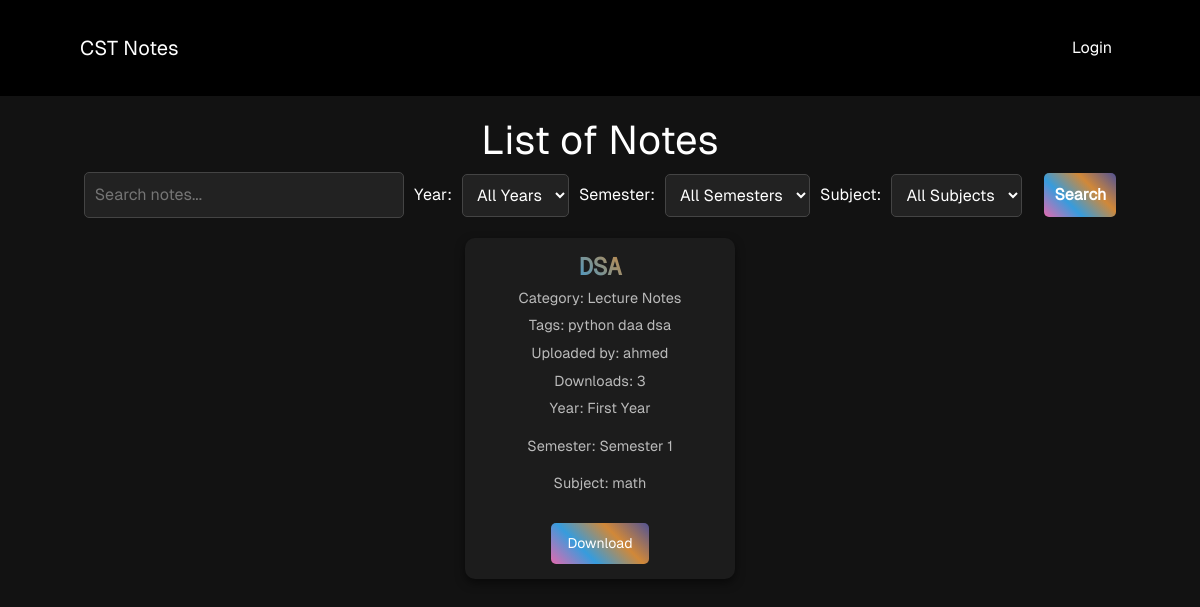
Page /notes/ on the earlier database version.
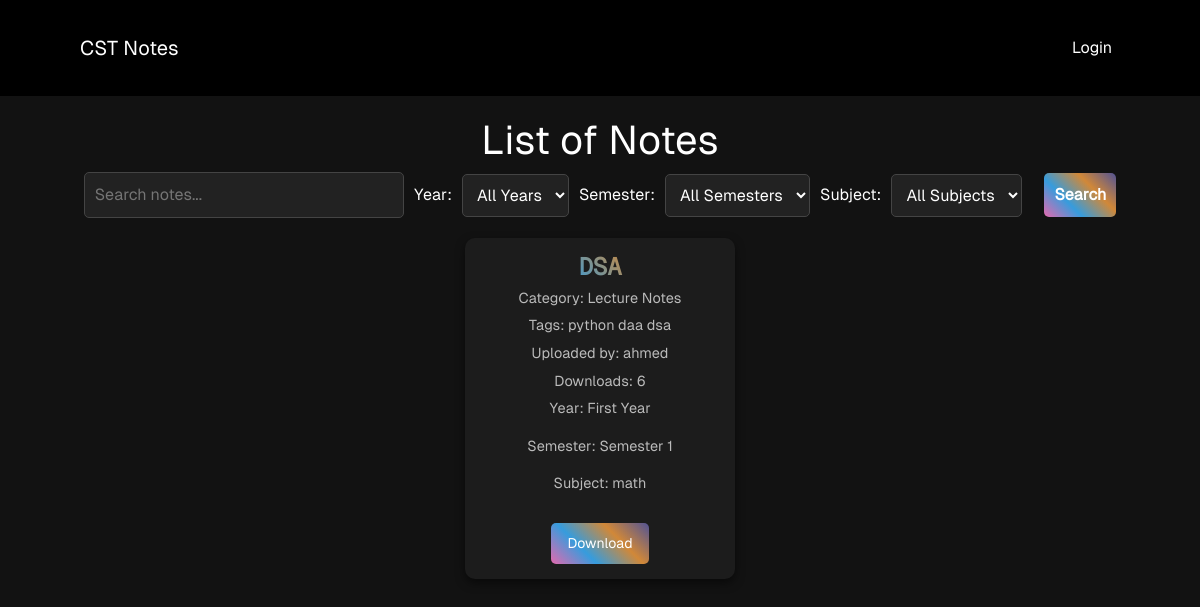
Same page on the later database version.
### notes/models.py (models this page shows, shortened)
class Note(models.Model):
    title = models.CharField(max_length=255)
    file = models.FileField(upload_to='notes/')
    uploaded_at = models.DateTimeField(auto_now_add=True)
    uploaded_by = models.ForeignKey(User, on_delete=models.CASCADE, null=True, blank=True)
    category = models.CharField(max_length=100, blank=True, null=True)
    tags = TaggableManager()
    download_count = models.IntegerField(default=0)
    status = models.CharField(max_length=20, default='pending')
    YEAR_CHOICES = [('1', 'First Year'), ('2', 'Second Year'), ('3', 'Third Year'), ('4', 'Fourth Year')]
    SEMESTER_CHOICES = [('1', 'Semester 1'), ('2', 'Semester 2')]
    year = models.CharField(max_length=1, choices=YEAR_CHOICES, default='1')
    semester = models.CharField(max_length=1, choices=SEMESTER_CHOICES, default='1')
    subject = models.CharField(max_length=50, blank=True, null=True)

### notes/views.py (the view)
# urls.py: path('notes/', views.notes_list, name='notes'),
def notes_list(request):
    query = request.GET.get('q')
    year = request.GET.get('year')
    semester = request.GET.get('semester')
    subject = request.GET.get('subject')
    notes = Note.objects.all()
    if query:
        notes = notes.filter(
            Q(title__icontains=query) | Q(category__icontains=query) | Q(tags__name__icontains=query)
        ).distinct()
    if year:
        notes = notes.filter(year=year)
    if semester:
        notes = notes.filter(semester=semester)
    if subject:
        notes = notes.filter(subject=subject)
    return render(request, 'notes/notes.html', {'notes': notes, 'query': query, 'year': year, 'semester': semester})

### notes/templates/notes/notes.html (shortened to what this page needs)
<!DOCTYPE html>
<html lang="en">
<head>
    {% load static %}
    <link href="https://cdn.jsdelivr.net/npm/bootstrap@5.3.0/dist/css/bootstrap.min.css" rel="stylesheet">
    <link rel="stylesheet" href="{% static 'css/notes.css' %}">
</head>
<body>
    <nav class="navbar navbar-expand-lg navbar-dark bg-dark">
        <div class="container">
            <a class="navbar-brand" href="{% url 'home' %}">CST Notes</a>
            <div class="collapse navbar-collapse" id="navbarNav">
                <ul class="navbar-nav ms-auto">
                    {% if user.is_authenticated %}
                        {% if user.is_staff %}
                            <li class="nav-item">
                                <a class="nav-link" href="{% url 'note_upload' %}">Upload Note</a>
                            </li>
                            <li class="nav-item">
                                <a class="nav-link" href="{% url 'admin:index' %}">Admin Panel</a>
                            </li>
                        {% endif %}
                        <li class="nav-item">
                            <a class="nav-link" href="{% url 'custom_logout' %}">Logout</a>
                        </li>
                    {% else %}
                        <li class="nav-item">
                            <a class="nav-link" href="{% url 'staff_login' %}">Login</a>
                        </li>
                    {% endif %}
                </ul>
            </div>
        </div>
    </nav>
    <div class="container">
        <h1>List of Notes</h1>
        <form method="get" action="{% url 'notes' %}" class="search-form">
            <input type="text" name="q" placeholder="Search notes..." value="{{ query|default:'' }}">
            <label for="year">Year:</label>
            <select name="year" id="year">
                <option value="">All Years</option>
            </select>
            <label for="semester">Semester:</label>
            <select name="semester" id="semester">
                <option value="">All Semesters</option>
            </select>
            <label for="subject">Subject:</label>
            <select name="subject" id="subject">
                <option value="">All Subjects</option>
            </select>
            <button type="submit">Search</button>
        </form>
        <div class="notes-grid">
            {% for note in notes %}
            <div class="note-card">
                <div class="card-content">
                    <h2 class="note-title">{{ note.title }}</h2>
                    <p class="note-category">Category: {{ note.category }}</p>
                    <p class="note-tags">Tags: {% for tag in note.tags.all %} {{ tag.name }} {% endfor %}</p>
                    <p class="uploaded-by">Uploaded by: {{ note.uploaded_by }}</p>
                    <p class="download-count">Downloads: {{ note.download_count }}</p>
                    <p class="note-year">Year: {{ note.get_year_display }}</p>
                    <p class="note-semester">Semester: {{ note.get_semester_display }}</p>
                    <p class="note-subject">Subject: {{ note.subject }}</p>
                    <a href="{% url 'download_note' note.id %}" class="download-btn">Download</a>
                </div>
            </div>
            {% empty %}
            <p class="no-notes">No notes found.</p>
            {% endfor %}
        </div>
    </div>
</body>
</html>

Differences in the rows shown:
changed Note "DSA": download_count "3" → "6"
